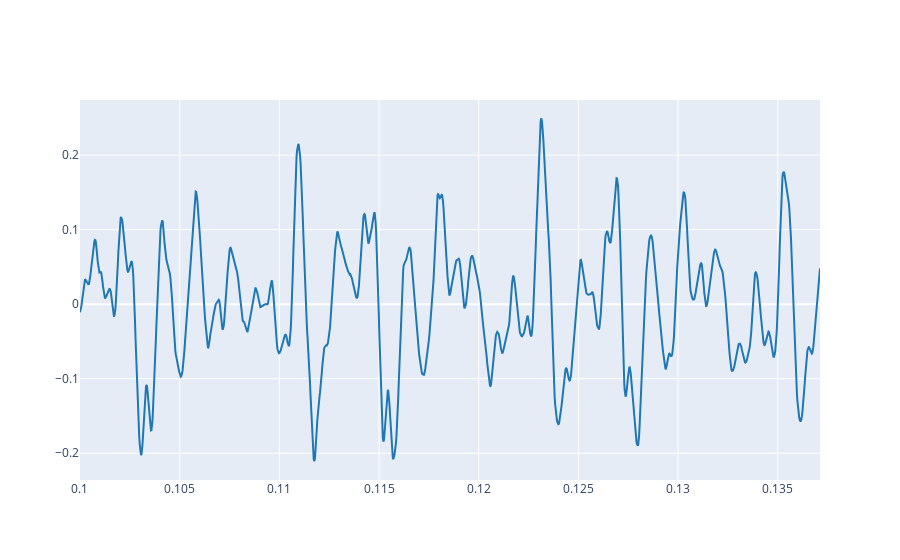
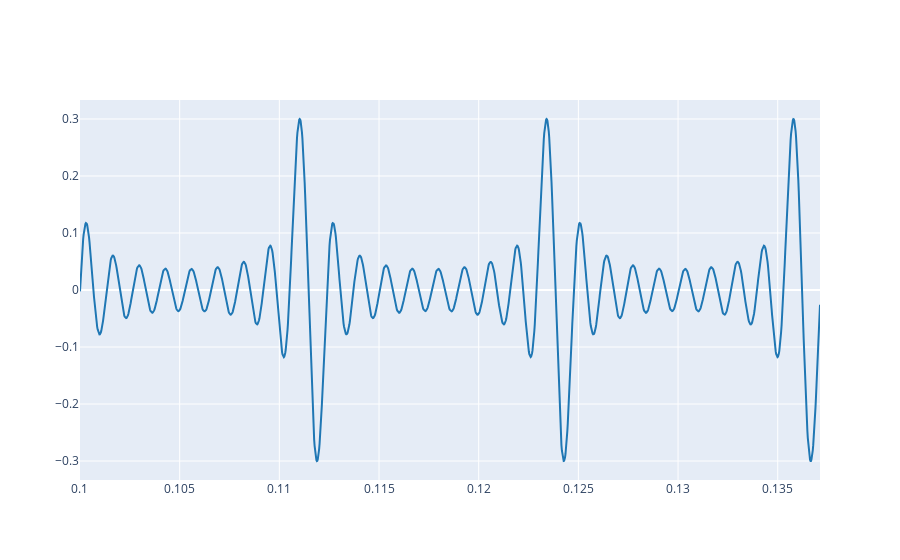

The notebook cell these images were saved under, in order:
### Markdown cell above
3.2. Now, define a harmonic signal, `y` whose fundamental frequency is the defined in Lab 1. Go step by step adding a new harmonic in each step. Plot both signals (the reference and the synthesized) and try to reproduce the shape of the reference signal.

**Note 1**: in order to have a similar shape, we need to select the amplitudes and phases carefully. One way to do this is to define the harmonic signal as follows:

$$y(t) = \sum_{k=1}^K A_k\cos\left(2\pi kf_0 t + k \phi - (k-1)\pi/2 \right), $$

where $K$ is the number of harmonics, $f_0$ is the fundamental frequency, $A_k$ is the amplitude (weight) of each harmonic and $\phi$ is the phase of the signal (defined in Lab1 Ex 2.4).

**Note 2**:
Define the $A_k$ values relative to the fundamental frequency. This means to define $A_1=1$ and the others less than 1. You can use Audacity to plot the spectrum of the fragment selected of the reference audio and measure the relative amplitudes of the harmonics.

**Note 3**: Normalize the amplitude of the signal by the same amplitude of the reference. For instance, if the amplitude of the reference signal is 0.33, you can normalize the syntesized signal by first dividing by its maximum and then multiplyng by 0.33:

```
y = 0.33 * y / np.amax(y)
```

### Code cell
import numpy as np
import matplotlib.pyplot as plt

filepath = "guitarra.wav"
ref, fs = load_audio(filepath)
f0 = 80.75  
period = 1 / f0
three_periods = 3 * period
t_start = 0.1
t_end = t_start + three_periods
amplitude_reference_signal = 0.3
phi = np.pi / 2 
amplitudes_raw = [80.75, 161.50, 247.63, 328.38, 409.13, 489.88, 576.01, 656.76, 742.89, 823.64, 
                  904.39, 985.14, 1071.27, 1152.02, 1238.15, 1318.90, 1399.65, 1480.40, 1566.53, 
                  1647.28, 1733.41, 1814.16, 1894.91, 1975.66, 2061.79, 2142.54, 2228.67, 2309.42, 
                  2390.17, 2470.92, 2557.05, 2637.80, 2723.93, 2804.68, 2885.43, 2971.56, 3052.31, 
                  3138.44, 3219.19, 3299.94, 3386.07, 3466.82, 3552.95, 3633.70, 3719.83, 3800.58, 
                  3886.71, 3967.46, 4053.59]
amplitudes_harmonics_relative = [amp / f0 for amp in amplitudes_raw]
y = 0
y_normalized = amplitude_reference_signal * y / np.max(np.abs(y))
plot_signals(ref, fs,t_start, t_end)
num_harmonics_to_use = 9
t_full = np.linspace(0, len(ref)/fs, len(ref))
y_full = 0
for k in range(num_harmonics_to_use):
    n = k + 1
    y_full += amplitudes_harmonics_relative[k] * np.cos(2 * np.pi * n * f0 * t_full + n * phi - (n - 1) * np.pi / 2)
y_full_normalized = amplitude_reference_signal * y_full / np.max(np.abs(y_full))
plot_signals(y_full_normalized, fs, t_start, t_end, name='synthesized signal')

### Figure 1 — Plotly figure (JSON) as saved in the notebook; plotly's stock layout.template omitted (floating-point values rounded to 4 significant figures; data arrays with more than 128 entries replaced by an {"elided": "..."} marker saying what was removed)
{"data": [{"line": {"color": "#1f77b4", "shape": "linear"}, "mode": "lines", "name": "audio signal 0", "type": "scatter", "x": {"elided": "1638 float values"}, "y": {"elided": "1638 float values"}}], "layout": {}}

### Figure 2 — Plotly figure (JSON) as saved in the notebook; plotly's stock layout.template omitted (floating-point values rounded to 4 significant figures; data arrays with more than 128 entries replaced by an {"elided": "..."} marker saying what was removed)
{"data": [{"line": {"color": "#1f77b4", "shape": "linear"}, "mode": "lines", "name": "synthesized signal 0", "type": "scatter", "x": {"elided": "1638 float values"}, "y": {"elided": "1638 float values"}}], "layout": {}}
